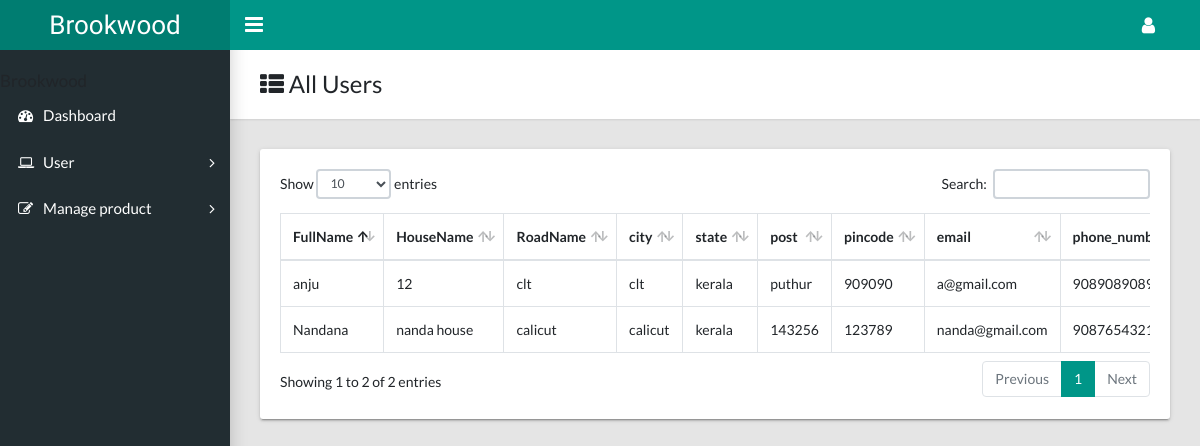
Page /admin_view_users on the earlier database version.
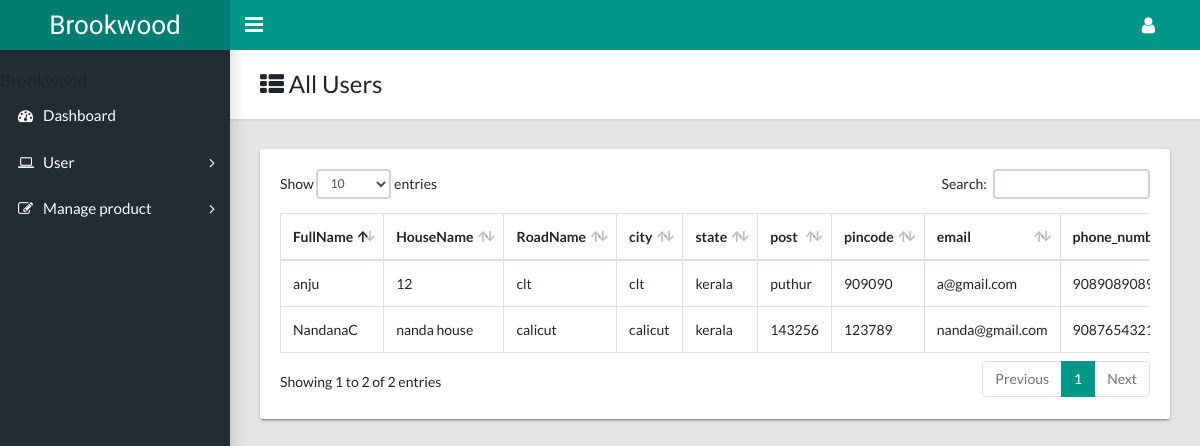
Same page on the later database version.
### brookwoodapp/models.py (models this page shows)
class brookuser(models.Model):
    fullname = models.CharField(max_length=20)
    housename= models.CharField(max_length=30)
    roadname = models.CharField(max_length=50)
    city = models.CharField(max_length=20)
    state = models.CharField(max_length=20)
    post = models.CharField(max_length=20)
    pincode = models.CharField(max_length=6)
    email = models.EmailField(max_length=40)
    phone_number = models.CharField(max_length=10)
    log_id = models.OneToOneField(Log, on_delete=models.CASCADE)
    role = models.CharField(max_length=10)
    userstatus = models.CharField(max_length=10)
    def __str__(self):
        return self.fullname

### woodapp/views.py (the view)
# urls.py: path('admin_view_users', views.admin_view_users,name='admin_view_users'),
def admin_view_users(request):
    data=brookuser.objects.all()
    print(data)
    return render(request,"users.html",{'data':data})

### woodapp/templates/users.html (shortened to what this page needs)
<!DOCTYPE html>
<html lang="en">
  <head>
    <link rel="stylesheet" type="text/css" href="../static/css/main.css">
    <link rel="stylesheet" type="text/css" href="https://maxcdn.bootstrapcdn.com/font-awesome/4.7.0/css/font-awesome.min.css">
  </head>
  <body class="app sidebar-mini">
    <header class="app-header"><a class="app-header__logo" href="index.html">Brookwood</a>
      <a class="app-sidebar__toggle" href="#" data-toggle="sidebar" aria-label="Hide Sidebar"></a>
      <ul class="app-nav">
        <li class="dropdown"><a class="app-nav__item" href="#" data-toggle="dropdown" aria-label="Open Profile Menu"><i class="fa fa-user fa-lg"></i></a>
        </li>
      </ul>
    </header>
    <aside class="app-sidebar">
          <p class="app-sidebar__user-name">Brookwood</p>
      <ul class="app-menu">
        <li><a class="app-menu__item" href="{% url 'admin_dashboard' %}"><i class="app-menu__icon fa fa-dashboard"></i><span class="app-menu__label">Dashboard</span></a></li>
        <li class="treeview"><a class="app-menu__item" href="#" data-toggle="treeview"><i class="app-menu__icon fa fa-laptop"></i><span class="app-menu__label">User</span><i class="treeview-indicator fa fa-angle-right"></i></a>
        </li>
        <li class="treeview"><a class="app-menu__item" href="#" data-toggle="treeview"><i class="app-menu__icon fa fa-edit"></i><span class="app-menu__label">Manage product</span><i class="treeview-indicator fa fa-angle-right"></i></a>
        </li>
    </aside>
    <main class="app-content">
      <div class="app-title">
        <div>
          <h1><i class="fa fa-th-list"></i> All Users</h1>
        </div>
      </div>
      <div class="row">
        <div class="col-md-12">
          <div class="tile">
            <div class="tile-body">
              <div class="table-responsive">
                <table class="table table-hover table-bordered" id="sampleTable">
                  <thead>
                    <tr>
                      <th>FullName</th>
                      <th>HouseName</th>
                      <th>RoadName</th>
                      <th>city</th>
                      <th>state</th>
                      <th>post</th>
                      <th>pincode</th>
                      <th>email</th>
                      <th>phone_number</th>
                    </tr>
                  </thead>
                  <tbody>
                    {% for i in data %}
                    <tr>
                      <td>{{i.fullname}}</td>
                      <td>{{i.housename}}</td>
                      <td>{{i.roadname}}</td>
                      <td>{{i.city}}</td>
                      <td>{{i.state}}</td>
                      <td>{{i.post}}</td>
                      <td>{{i.pincode}}</td>
                      <td>{{i.email}}</td>
                      <td>{{i.phone_number}}</td>
                    </tr>
                    {% endfor %}
                  </tbody>
                </table>
              </div>
            </div>
          </div>
        </div>
      </div>
    </main>
  </body>
</html>

Differences in the rows shown:
changed brookuser "nanda house": fullname "Nandana" → "NandanaC"
